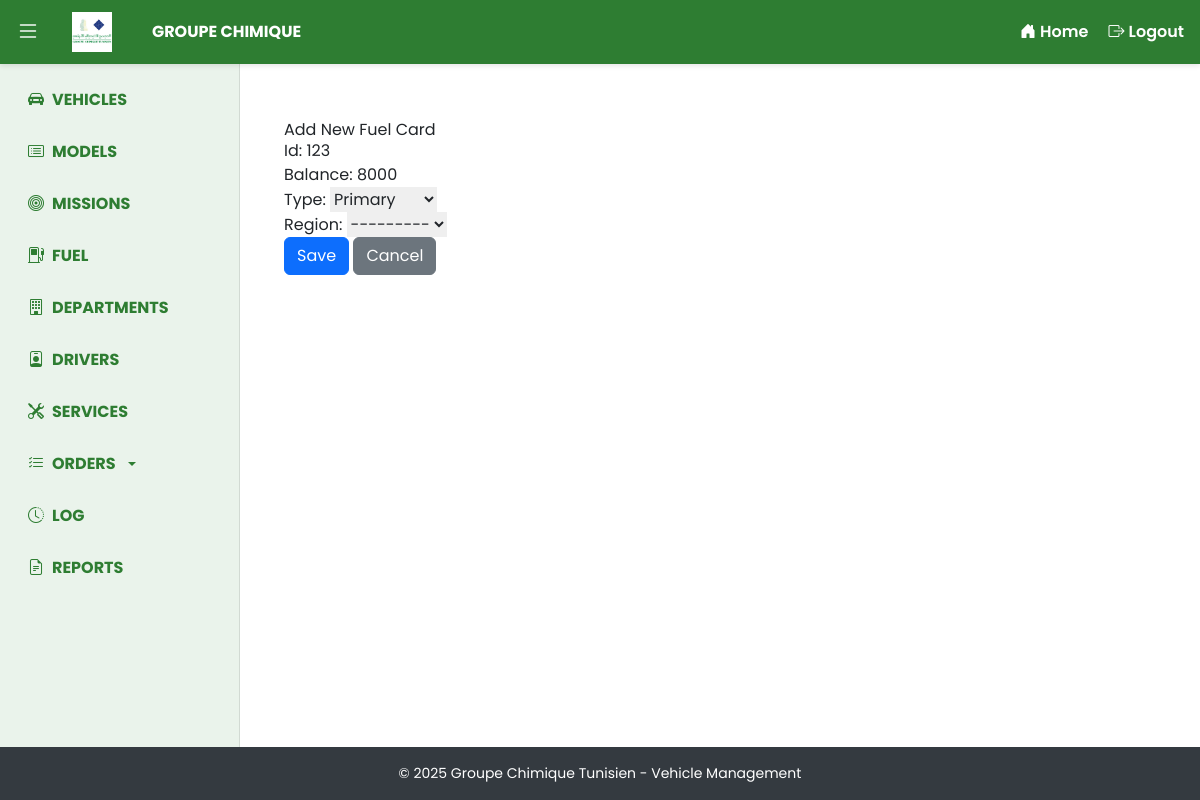
Page /vehicles/fuel-cards/edit/123/ (signed in) on the earlier database version.
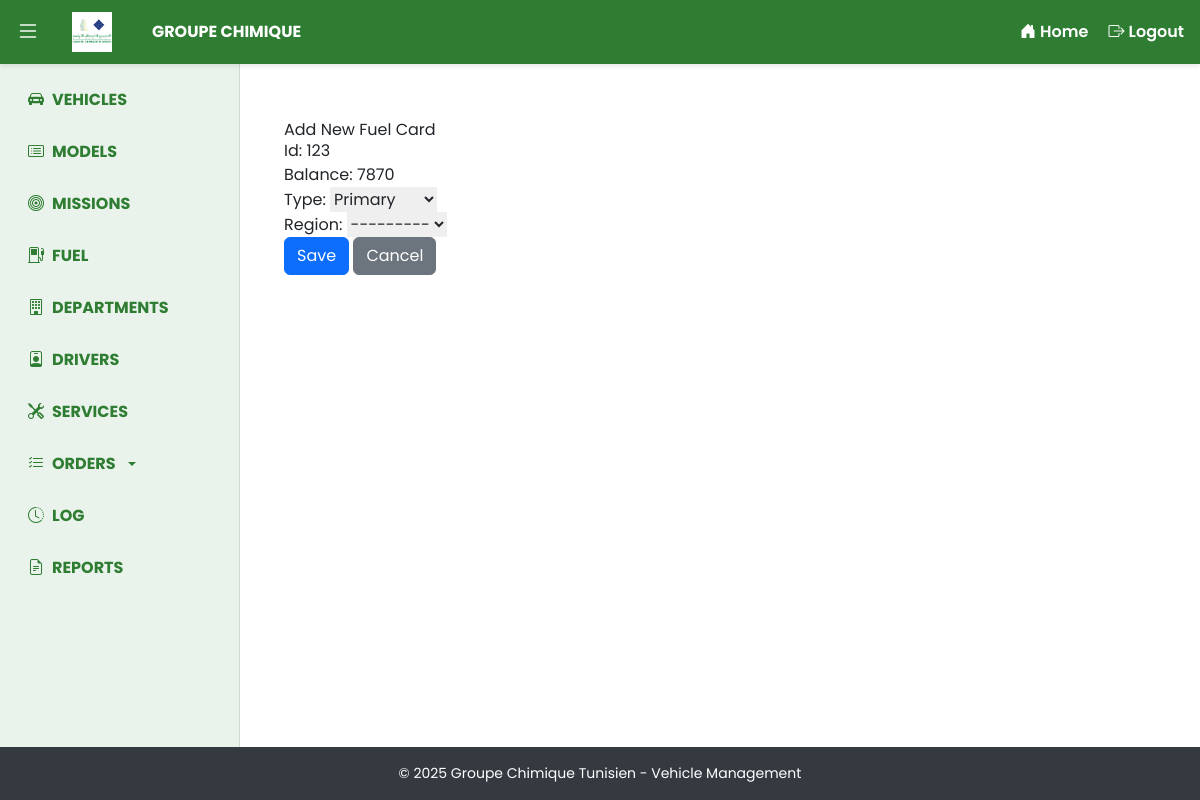
Same page on the later database version.
### vehicles/models.py (models this page shows, shortened)
class FuelCard(models.Model):
    id = models.CharField(max_length=50, primary_key=True)  # Manually set ID
    balance = models.IntegerField(default=0)
    TYPE_CHOICES = [
        ('Primary', 'Primary'),
        ('Secondary', 'Secondary'),
    ]
    type = models.CharField(max_length=10, choices=TYPE_CHOICES)
    region = models.CharField(max_length=20, choices=REGION_CHOICES, blank=True, null=True)

### vehicles/views.py (the view)
# urls.py: path('fuel-cards/edit/<int:pk>/', fuel_card_update_view, name='fuel_card_edit'),
@login_required
@user_passes_test(is_manager)
def fuel_card_update_view(request, pk):
    fuel_card = get_object_or_404(FuelCard, pk=pk)
    if request.method == 'POST':
        form = FuelCardForm(request.POST, instance=fuel_card)
        if form.is_valid():
            form.save()
            return redirect('fuel_card_list')
    else:
        form = FuelCardForm(instance=fuel_card)
    return render(request, 'vehicles/fuel_card_form.html', {'form': form})

### vehicles/forms.py
class FuelCardForm(forms.ModelForm):
    TYPE_CHOICES = [
        ('Primary', 'Primary'),
        ('Secondary', 'Secondary'),
    ]
    type = forms.ChoiceField(choices=TYPE_CHOICES)
    class Meta:
        model = FuelCard
        fields = '__all__'

### vehicles/views.py (called while the page is built)
def is_manager(user):
    return user.is_authenticated and user.role == 'manager'

### vehicles/templates/vehicles/fuel_card_form.html (shortened to what this page needs)
{% extends "base.html" %}
{% block content %}
<div class="container mt-4">
    <h2>Add New Fuel Card</h2>
    <form method="post" novalidate>
        {{ form.as_p }}
        <button type="submit" class="btn btn-primary">Save</button>
        <a href="{% url 'fuel_card_list' %}" class="btn btn-secondary">Cancel</a>
    </form>
</div>
{% endblock %}

Differences in the rows shown:
changed FuelCard "Primary": balance "8000" → "7870"
